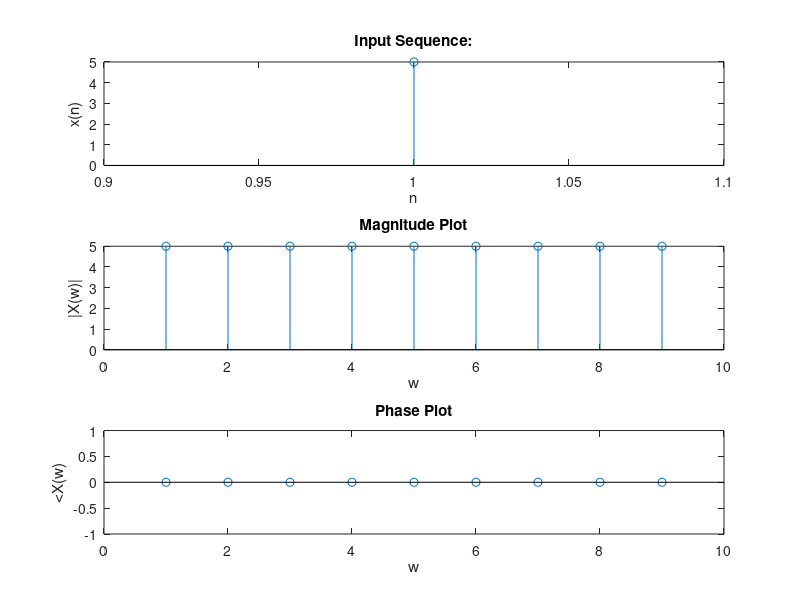

Write the MATLAB code that produced this figure.
clc;
close all;
clear all;
xn= input('Enter the input sequence: ');
l=length(xn);
n=9^l;
xk=fft(xn,n);
xmag=abs(xk);
xph=angle(xk);
subplot(3,1,1);
stem(xn);
xlabel('n');
ylabel('x(n)');
title('Input Sequence:');
subplot(3,1,2);
stem(xmag);
xlabel('w');
ylabel('|X(w)|');
title('Magnitude Plot');
subplot(3,1,3);
stem(xph);
xlabel('w');
ylabel('<X(w)');
title('Phase Plot');